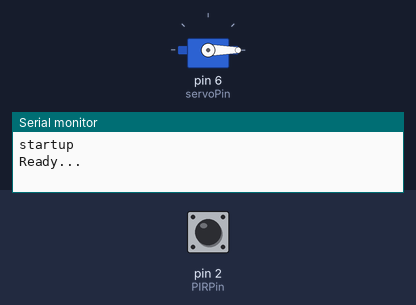
The sketch below on a simulated Arduino Uno, built with avr-gcc and run on an emulated ATmega328P. Parts: servo, the last lines printed to the serial monitor. Inputs (shaded band) come from the test bench; at power-on: pin 2 (PIRPin) LOW.

Above: at 5.6 s.
5.7 s: pin 2 (PIRPin) pulsed HIGH 5 times (0.12 s each, 0.3 s apart)
At 6.8 s:
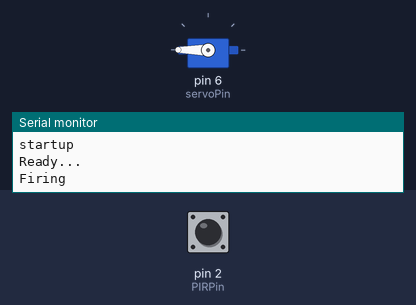
Timing chart, 0 to 8.7 s (numbered marks = the images above; inputs shaded):
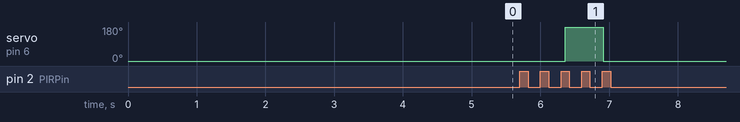

The sketch:

catScarer.ino
```cpp
#include<Servo.h>
#include<LowPower.h>

int servoStart = 0, servoStop = 180, servoPin = 6, PIRPin = 2, startDelay = 70000,
fireDelay = 550, intDelay = 3000, wakeMillis = millis(), hasFired = 0;

boolean fire = false;

Servo servo;

void setup() {
  // Initialise Serial
  Serial.begin(9600);
  Serial.println("startup");

  //Init Servo
  servo.attach(servoPin);
  servo.write(servoStart);

  // Set pin for motion sensor
  pinMode(PIRPin, INPUT);

  //delay while the motion sensor gets warmed up. It miss fires when warming up.
  delay(startDelay);
  Serial.println("Ready...");

  //attach interrupt once sensor has already warmed up so it won't misfire
  attachInterrupt(digitalPinToInterrupt(PIRPin), scareCat, RISING);


}

void loop() {
  // if interrupt has been fired then actuate the servo. Can't be done from within the interurpt because of servos
  if(fire){
    fireAir();
    fire = false;
  }

  // go to sleep once one minute has passed. This is because it takes some time for things to start up again after sleeping
  if (millis - wakeMillis > 60000){
      Serial.println("Sleeping");
  LowPower.powerDown(SLEEP_2S, ADC_OFF, BOD_OFF);
  }
  delay(100);
}

void scareCat(){
  //ignore the first firing of the interrupt. Seems that one false fire always happens with button interrupts
  if(hasFired >= 2){
  fire = true;
  wakeMillis = millis();
  }
  else{
    hasFired++;
  }

}

void fireAir(){
  //Fire the air for defined amount of time and then don't fire again for defined time
  Serial.println("Firing");
   servo.write(servoStop);
  delay(fireDelay);
  servo.write(servoStart);
  delay(intDelay);
}
```

Measured:
- after the input at 5.7 s, servo on pin 6 (servoPin): 0° → 180° after 0.66 s, → 0° 0.55 s later
